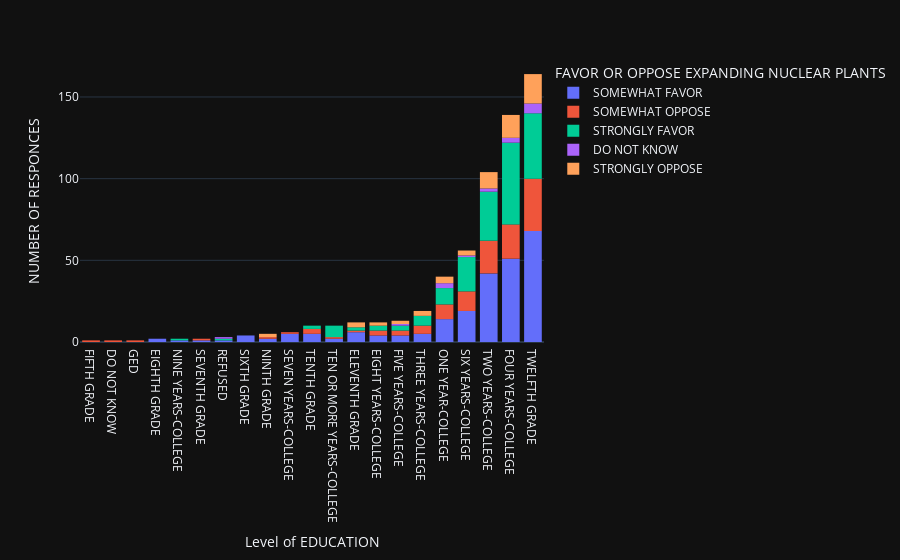

The notebook cell saved with this chart:
### Code cell
# D4: EDUCATION
# Q13: FAVOR OR OPPOSE EXPANDING NUCLEAR PLANT IN THE MIDLANDS OF SC

fig = px.histogram(df_IC, x="Q13", color="D4", template='plotly_dark').update_xaxes(categoryorder='total ascending').update_layout(
xaxis_title="FAVOR OR OPPOSE EXPANDING NUCLEAR PLANTS", yaxis_title="NUMBER OF RESPONCES", legend_title="Level of EDUCATION",
)
fig.show()

### Figure 1 — Plotly figure (JSON) as saved in the notebook; plotly's stock layout.template omitted (floating-point values rounded to 4 significant figures; data arrays with more than 128 entries replaced by an {"elided": "..."} marker saying what was removed)
{"data": [{"alignmentgroup": "True", "bingroup": "x", "hovertemplate": "Q13=SOMEWHAT FAVOR<br>D4=%{x}<br>count=%{y}<extra></extra>", "legendgroup": "SOMEWHAT FAVOR", "marker": {"color": "#636efa", "pattern": {"shape": ""}}, "name": "SOMEWHAT FAVOR", "offsetgroup": "SOMEWHAT FAVOR", "orientation": "v", "showlegend": true, "type": "histogram", "x": {"elided": "236 str values"}, "xaxis": "x", "yaxis": "y"}, {"alignmentgroup": "True", "bingroup": "x", "hovertemplate": "Q13=SOMEWHAT OPPOSE<br>D4=%{x}<br>count=%{y}<extra></extra>", "legendgroup": "SOMEWHAT OPPOSE", "marker": {"color": "#EF553B", "pattern": {"shape": ""}}, "name": "SOMEWHAT OPPOSE", "offsetgroup": "SOMEWHAT OPPOSE", "orientation": "v", "showlegend": true, "type": "histogram", "x": ["TWELFTH GRADE", "TWO YEARS-COLLEGE", "TWELFTH GRADE", "FOUR YEARS-COLLEGE", "TWO YEARS-COLLEGE", "TWELFTH GRADE", "FOUR YEARS-COLLEGE", "FOUR YEARS-COLLEGE", "ONE YEAR-COLLEGE", "FIVE YEARS-COLLEGE", "TWO YEARS-COLLEGE", "EIGHT YEARS-COLLEGE", "TENTH GRADE", "SIX YEARS-COLLEGE", "SEVEN YEARS-COLLEGE", "FOUR YEARS-COLLEGE", "FOUR YEARS-COLLEGE", "SIX YEARS-COLLEGE", "TWELFTH GRADE", "TWELFTH GRADE", "TWO YEARS-COLLEGE", "FOUR YEARS-COLLEGE", "SEVENTH GRADE", "THREE YEARS-COLLEGE", "FOUR YEARS-COLLEGE", "TWELFTH GRADE", "TWELFTH GRADE", "ELEVENTH GRADE", "TWELFTH GRADE", "TENTH GRADE", "TWELFTH GRADE", "TWO YEARS-COLLEGE", "TENTH GRADE", "TWO YEARS-COLLEGE", "TWO YEARS-COLLEGE", "TWO YEARS-COLLEGE", "TWO YEARS-COLLEGE", "FIVE YEARS-COLLEGE", "EIGHT YEARS-COLLEGE", "SIX YEARS-COLLEGE", "TWELFTH GRADE", "FOUR YEARS-COLLEGE", "TWELFTH GRADE", "FIFTH GRADE", "TWELFTH GRADE", "ONE YEAR-COLLEGE", "FOUR YEARS-COLLEGE", "TWO YEARS-COLLEGE", "TWO YEARS-COLLEGE", "TWELFTH GRADE", "THREE YEARS-COLLEGE", "FOUR YEARS-COLLEGE", "SIX YEARS-COLLEGE", "TWO YEARS-COLLEGE", "TWO YEARS-COLLEGE", "FOUR YEARS-COLLEGE", "ONE YEAR-COLLEGE", "ONE YEAR-COLLEGE", "TWELFTH GRADE", "SIX YEARS-COLLEGE", "THREE YEARS-COLLEGE", "TWELFTH GRADE", "TWELFTH GRADE", "TEN OR MORE YEARS-COLLEGE", "TWO YEARS-COLLEGE", "EIGHT YEARS-COLLEGE", "TWO YEARS-COLLEGE", "FOUR YEARS-COLLEGE", "TWELFTH GRADE", "TWELFTH GRADE", "TWO YEARS-COLLEGE", "TWELFTH GRADE", "ONE YEAR-COLLEGE", "TWO YEARS-COLLEGE", "TWELFTH GRADE", "ONE YEAR-COLLEGE", "FOUR YEARS-COLLEGE", "TWELFTH GRADE", "FOUR YEARS-COLLEGE", "THREE YEARS-COLLEGE", "TWELFTH GRADE", "TWELFTH GRADE", "ONE YEAR-COLLEGE", "FOUR YEARS-COLLEGE", "FOUR YEARS-COLLEGE", "ONE YEAR-COLLEGE", "TWELFTH GRADE", "TWELFTH GRADE", "FOUR YEARS-COLLEGE", "SIX YEARS-COLLEGE", "NINTH GRADE", "FOUR YEARS-COLLEGE", "TWO YEARS-COLLEGE", "SIX YEARS-COLLEGE", "SIX YEARS-COLLEGE", "TWELFTH GRADE", "DO NOT KNOW", "TWO YEARS-COLLEGE", "GED", "FOUR YEARS-COLLEGE", "SIX YEARS-COLLEGE", "TWELFTH GRADE", "TWELFTH GRADE", "TWO YEARS-COLLEGE", "FOUR YEARS-COLLEGE", "THREE YEARS-COLLEGE", "SIX YEARS-COLLEGE", "TWELFTH GRADE", "SIX YEARS-COLLEGE", "TWELFTH GRADE", "FIVE YEARS-COLLEGE", "FOUR YEARS-COLLEGE", "SIX YEARS-COLLEGE", "TWELFTH GRADE", "TWELFTH GRADE", "ONE YEAR-COLLEGE"], "xaxis": "x", "yaxis": "y"}, {"alignmentgroup": "True", "bingroup": "x", "hovertemplate": "Q13=STRONGLY FAVOR<br>D4=%{x}<br>count=%{y}<extra></extra>", "legendgroup": "STRONGLY FAVOR", "marker": {"color": "#00cc96", "pattern": {"shape": ""}}, "name": "STRONGLY FAVOR", "offsetgroup": "STRONGLY FAVOR", "orientation": "v", "showlegend": true, "type": "histogram", "x": {"elided": "176 str values"}, "xaxis": "x", "yaxis": "y"}, {"alignmentgroup": "True", "bingroup": "x", "hovertemplate": "Q13=DO NOT KNOW<br>D4=%{x}<br>count=%{y}<extra></extra>", "legendgroup": "DO NOT KNOW", "marker": {"color": "#ab63fa", "pattern": {"shape": ""}}, "name": "DO NOT KNOW", "offsetgroup": "DO NOT KNOW", "orientation": "v", "showlegend": true, "type": "histogram", "x": ["FOUR YEARS-COLLEGE", "TWO YEARS-COLLEGE", "TWELFTH GRADE", "ONE YEAR-COLLEGE", "ONE YEAR-COLLEGE", "REFUSED", "TWELFTH GRADE", "FOUR YEARS-COLLEGE", "TWELFTH GRADE", "TWELFTH GRADE", "ONE YEAR-COLLEGE", "TWELFTH GRADE", "FOUR YEARS-COLLEGE", "TWELFTH GRADE", "FIVE YEARS-COLLEGE", "TWO YEARS-COLLEGE", "SIX YEARS-COLLEGE"], "xaxis": "x", "yaxis": "y"}, {"alignmentgroup": "True", "bingroup": "x", "hovertemplate": "Q13=STRONGLY OPPOSE<br>D4=%{x}<br>count=%{y}<extra></extra>", "legendgroup": "STRONGLY OPPOSE", "marker": {"color": "#FFA15A", "pattern": {"shape": ""}}, "name": "STRONGLY OPPOSE", "offsetgroup": "STRONGLY OPPOSE", "orientation": "v", "showlegend": true, "type": "histogram", "x": ["TWELFTH GRADE", "TWELFTH GRADE", "SIX YEARS-COLLEGE", "TWELFTH GRADE", "THREE YEARS-COLLEGE", "ONE YEAR-COLLEGE", "ONE YEAR-COLLEGE", "FIVE YEARS-COLLEGE", "TWELFTH GRADE", "FOUR YEARS-COLLEGE", "TWO YEARS-COLLEGE", "TWELFTH GRADE", "TWO YEARS-COLLEGE", "SIX YEARS-COLLEGE", "NINTH GRADE", "FOUR YEARS-COLLEGE", "TWO YEARS-COLLEGE", "ELEVENTH GRADE", "TWO YEARS-COLLEGE", "TWELFTH GRADE", "TWELFTH GRADE", "TWO YEARS-COLLEGE", "TWO YEARS-COLLEGE", "SIX YEARS-COLLEGE", "TWO YEARS-COLLEGE", "TWO YEARS-COLLEGE", "FOUR YEARS-COLLEGE", "FOUR YEARS-COLLEGE", "TWELFTH GRADE", "TWELFTH GRADE", "ONE YEAR-COLLEGE", "TWELFTH GRADE", "EIGHT YEARS-COLLEGE", "TWELFTH GRADE", "TWELFTH GRADE", "FOUR YEARS-COLLEGE", "FOUR YEARS-COLLEGE", "EIGHT YEARS-COLLEGE", "TWO YEARS-COLLEGE", "FIVE YEARS-COLLEGE", "FOUR YEARS-COLLEGE", "ONE YEAR-COLLEGE", "FOUR YEARS-COLLEGE", "ELEVENTH GRADE", "THREE YEARS-COLLEGE", "TWELFTH GRADE", "FOUR YEARS-COLLEGE", "THREE YEARS-COLLEGE", "FOUR YEARS-COLLEGE", "FOUR YEARS-COLLEGE", "ELEVENTH GRADE", "FOUR YEARS-COLLEGE", "FOUR YEARS-COLLEGE", "TWELFTH GRADE", "TWELFTH GRADE", "TWELFTH GRADE", "NINTH GRADE", "FOUR YEARS-COLLEGE", "TWELFTH GRADE", "TWO YEARS-COLLEGE", "TWELFTH GRADE"], "xaxis": "x", "yaxis": "y"}], "layout": {"autosize": true, "barmode": "relative", "legend": {"title": {"text": "FAVOR OR OPPOSE EXPANDING NUCLEAR PLANTS"}, "tracegroupgap": 0}, "margin": {"t": 60}, "xaxis": {"anchor": "y", "autorange": true, "categoryorder": "total ascending", "domain": [0, 1], "range": [-0.5, 20.5], "title": {"text": "Level of EDUCATION"}, "type": "category"}, "yaxis": {"anchor": "x", "autorange": true, "domain": [0, 1], "range": [0, 172.6], "title": {"text": "NUMBER OF RESPONCES"}}}}
